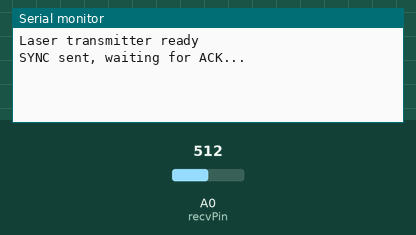
Simulated run of this sketch. Board: Arduino Uno, built with avr-gcc and run on an emulated ATmega328P. On the bench: the last lines printed to the serial monitor. The test bench sets the inputs (shaded band); at power-on: A0 (recvPin) = 512.

Above: at 1.2 s.
1.3 s: A0 (recvPin) set to 0
At 1.7 s:
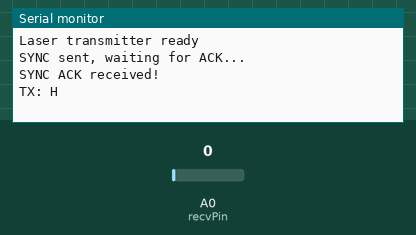
At 2.7 s:
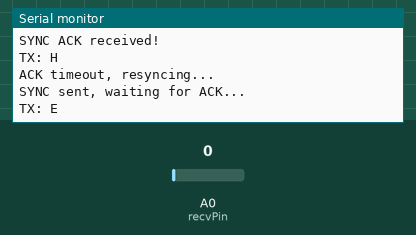

Measured:
- after the input at 1.3 s, the serial monitor: prints a new line at once (image 1)

The sketch:

tx3.ino
```cpp
// Laser Transmitter with edge-aligned ACK handshake

const int laserPin = 9;
const int recvPin  = A0;
const unsigned int bitDelay = 1000;  // microseconds per bit
const int threshold = 8;
const char *message = "HELLO LASER LINK";

void setup() {
  pinMode(laserPin, OUTPUT);
  Serial.begin(115200);
  Serial.println("Laser transmitter ready");
}

void loop() {
  while (!performSyncHandshake()) {
    Serial.println("Resending SYNC...");
    delay(200);
  }

  const char *p = message;
  while (*p) {
    sendByte(*p);
    waitForAckAligned();   // improved alignment
    p++;
  }

  Serial.println("\nMessage sent successfully!");
  delay(3000);
}

//---------------- PROTOCOL ----------------//

bool performSyncHandshake() {
  sendSync();
  Serial.println("SYNC sent, waiting for ACK...");
  unsigned long start = millis();
  while (millis() - start < 500) {
    if (analogRead(recvPin) > threshold) {
      // Wait for ACK to finish
      while (analogRead(recvPin) > threshold);
      delayMicroseconds(2 * bitDelay); // guard period
      Serial.println("SYNC ACK received!");
      return true;
    }
  }
  return false;
}

void sendSync() {
  for (int i = 0; i < 8; i++) {
    digitalWrite(laserPin, i % 2);   // 10101010
    delayMicroseconds(bitDelay);
  }
  digitalWrite(laserPin, LOW);
  delay(10);
}

void sendByte(byte b) {
  Serial.print("TX: "); Serial.write(b); Serial.println();

  digitalWrite(laserPin, LOW);               // Start bit
  delayMicroseconds(bitDelay);

  for (int i = 0; i < 8; i++) {              // Data bits
    digitalWrite(laserPin, (b >> i) & 1);
    delayMicroseconds(bitDelay);
  }

  digitalWrite(laserPin, HIGH);              // Stop bit
  delayMicroseconds(bitDelay);
}

void waitForAckAligned() {
  unsigned long startTime = millis();
  while (millis() - startTime < 500) {
    if (analogRead(recvPin) > threshold) {
      // ACK detected → wait for it to drop
      while (analogRead(recvPin) > threshold);
      delayMicroseconds(2 * bitDelay); // guard time
      Serial.println("ACK aligned, next byte...");
      return;
    }
  }
  Serial.println("ACK timeout, resyncing...");
  performSyncHandshake();  // recover safely
}
```
